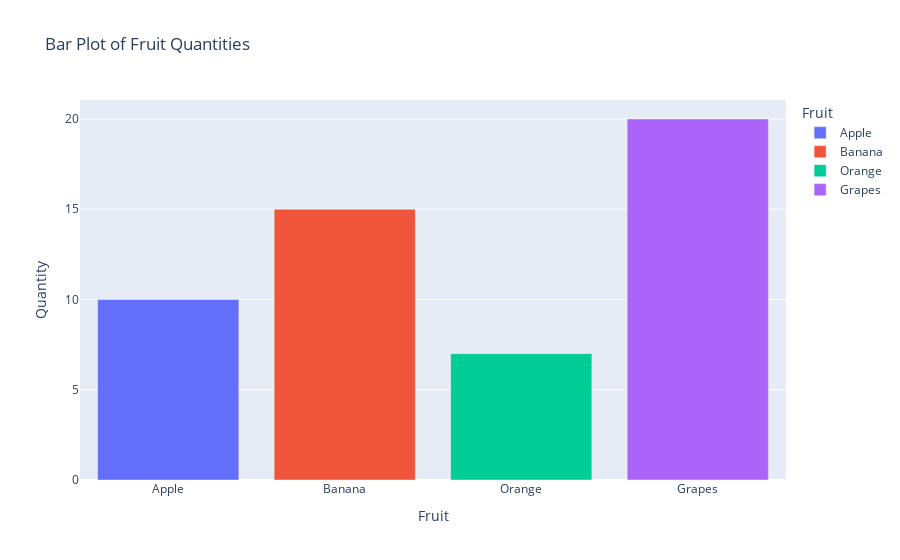

The code cell stored with this chart in its notebook:
### Code cell
#Que.5)Generate a bar plot using Plotly
#Ans:-
import plotly.express as px
import pandas as pd

data = {
    'Fruit': ['Apple', 'Banana', 'Orange', 'Grapes'],
    'Quantity': [10, 15, 7, 20]
}

df = pd.DataFrame(data)

# Create bar plot
fig = px.bar(df, x='Fruit', y='Quantity', color='Fruit',
             title="Bar Plot of Fruit Quantities")
fig.show()

### Figure 1 — Plotly figure (JSON) as saved in the notebook; plotly's stock layout.template omitted (floating-point values rounded to 4 significant figures)
{"data": [{"hovertemplate": "Fruit=%{x}<br>Quantity=%{y}<extra></extra>", "legendgroup": "Apple", "marker": {"color": "#636efa", "pattern": {"shape": ""}}, "name": "Apple", "orientation": "v", "showlegend": true, "textposition": "auto", "type": "bar", "x": ["Apple"], "xaxis": "x", "y": [10], "yaxis": "y"}, {"hovertemplate": "Fruit=%{x}<br>Quantity=%{y}<extra></extra>", "legendgroup": "Banana", "marker": {"color": "#EF553B", "pattern": {"shape": ""}}, "name": "Banana", "orientation": "v", "showlegend": true, "textposition": "auto", "type": "bar", "x": ["Banana"], "xaxis": "x", "y": [15], "yaxis": "y"}, {"hovertemplate": "Fruit=%{x}<br>Quantity=%{y}<extra></extra>", "legendgroup": "Orange", "marker": {"color": "#00cc96", "pattern": {"shape": ""}}, "name": "Orange", "orientation": "v", "showlegend": true, "textposition": "auto", "type": "bar", "x": ["Orange"], "xaxis": "x", "y": [7], "yaxis": "y"}, {"hovertemplate": "Fruit=%{x}<br>Quantity=%{y}<extra></extra>", "legendgroup": "Grapes", "marker": {"color": "#ab63fa", "pattern": {"shape": ""}}, "name": "Grapes", "orientation": "v", "showlegend": true, "textposition": "auto", "type": "bar", "x": ["Grapes"], "xaxis": "x", "y": [20], "yaxis": "y"}], "layout": {"barmode": "relative", "legend": {"title": {"text": "Fruit"}, "tracegroupgap": 0}, "title": {"text": "Bar Plot of Fruit Quantities"}, "xaxis": {"anchor": "y", "categoryarray": ["Apple", "Banana", "Orange", "Grapes"], "categoryorder": "array", "domain": [0, 1], "title": {"text": "Fruit"}}, "yaxis": {"anchor": "x", "domain": [0, 1], "title": {"text": "Quantity"}}}}
